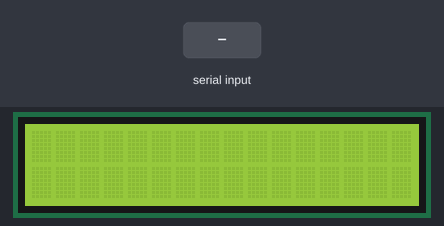
This sketch was run on a simulated Arduino Mega 2560, built with avr-gcc and run on an emulated ATmega2560. Shown: 16×2 character LCD. The inputs (shaded band) are chosen by the test bench.

Above: at 1.2 s.
1.3 s: "0" received over Serial
At 1.6 s:
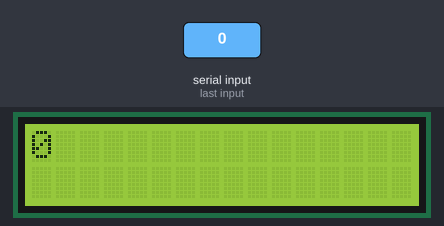
2.8 s: "2" received over Serial
At 3.9 s:
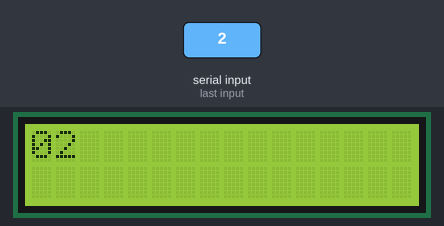
Timing chart, 0 to 5.8 s (numbered marks = the images above; inputs shaded):
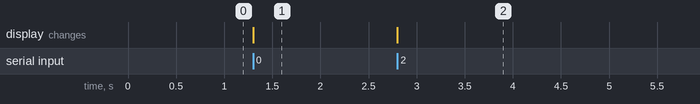

Measured:
- after the input at 1.3 s, the display: changes at once (image 1)
- after the input at 2.8 s, the display: changes at once (image 2)

The sketch:

lcd_serial_print.ino
```cpp
#include <LiquidCrystal.h>
LiquidCrystal LCD(45, 44, 43, 42, 41, 40);
char x;
int i;

void setup() {
  Serial.begin(9600);
  LCD.begin(16,2);


}

void loop() {

while(!Serial.available());
x=Serial.read();
if(x=='1'){
  LCD.clear();
}
else{
LCD.print(x);
delay(100);
}
}
```
